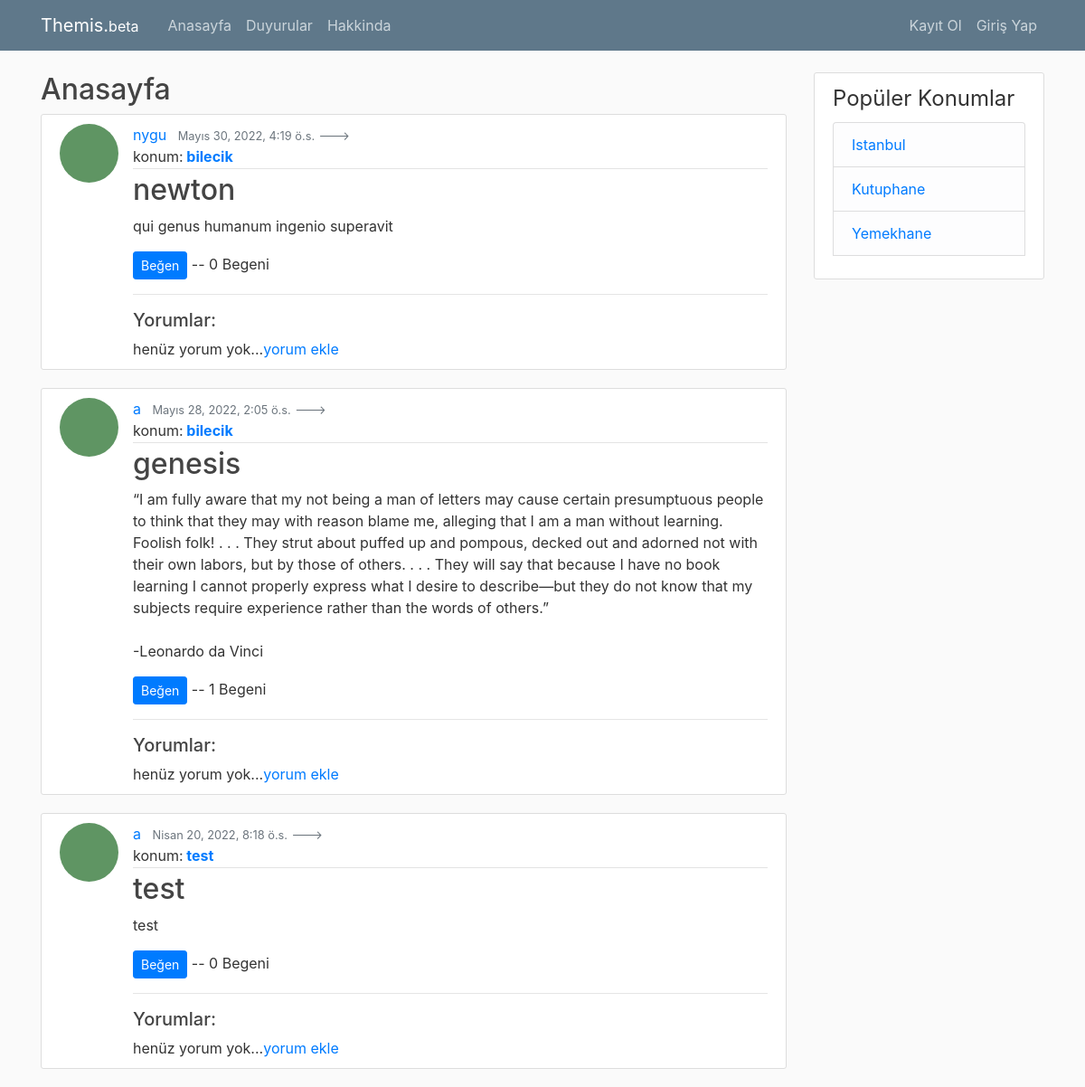
Before: / with the older database file.
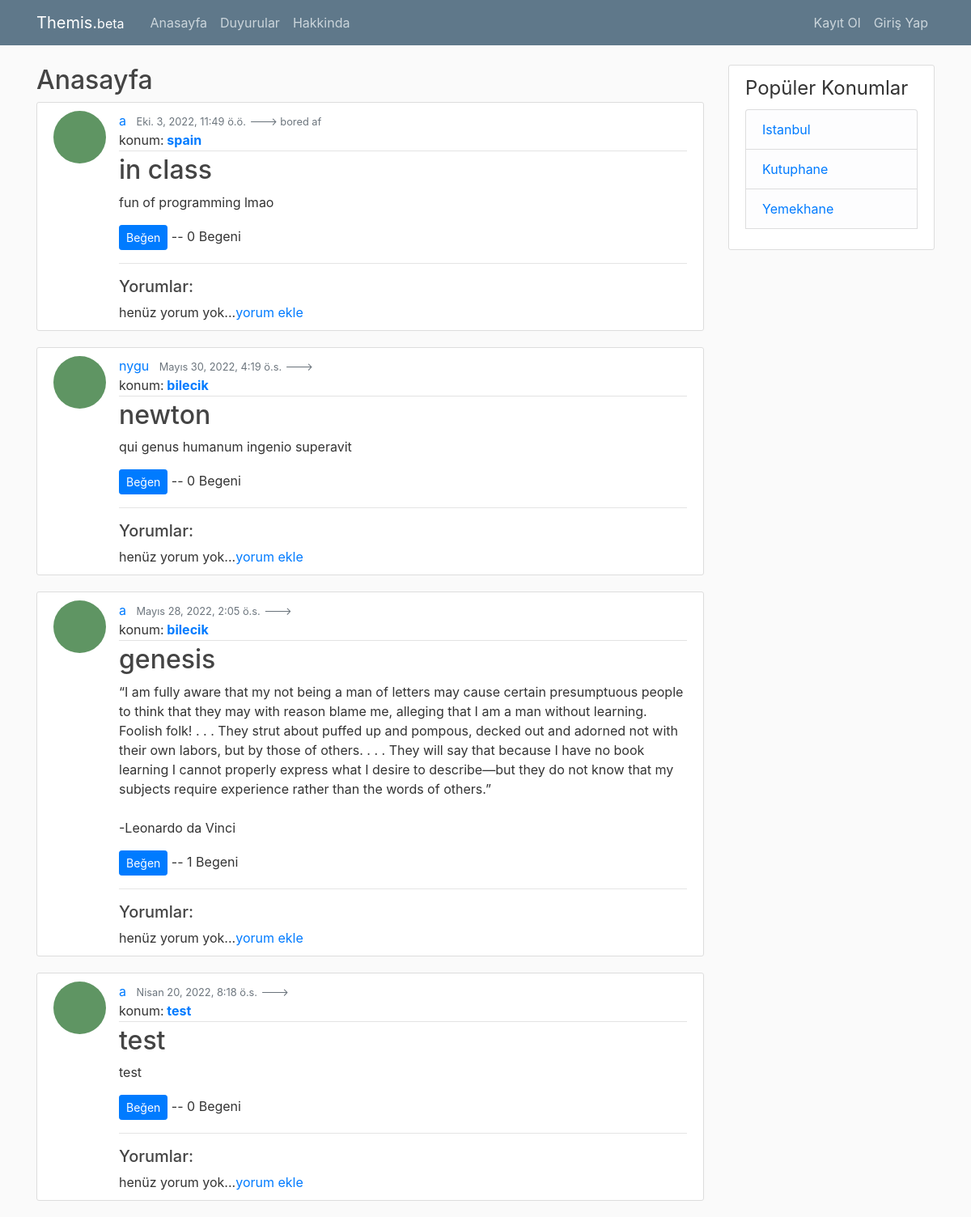
After: the same page with the newer database file.
### blog/models.py (models this page shows, shortened)
class Post(models.Model):
    title = models.CharField(max_length=100)
    content = models.TextField(default="")
    date_posted = models.DateTimeField(default=timezone.now)
    author = models.ForeignKey(User, on_delete=models.CASCADE)  #if is deleted than delete their posts
    location = models.CharField(max_length=100, default="")
    tags = TaggableManager()
    likes = models.ManyToManyField(User, related_name='blog_posts')
    mood = models.CharField(max_length=20, default="")
    def total_likes(self):
        return self.likes.count()

### users/models.py (models this page shows, shortened)
class Profile(models.Model):
	user = models.OneToOneField(User, on_delete=models.CASCADE) #with user modele have a one to one relationship--- İF USER DELETED DELETE THE PROFILE
	image = models.ImageField(default='default.jpg', upload_to='profile-pics')

### blog/views.py (the view)
# urls.py: path('', PostListView.as_view(), name="blog-home"), #has a empty strting bc its already proccessed blog part in main urls
class PostListView(ListView):
	model = Post
	template_name = 'blog/home.html'
	context_object_name = 'posts'
	ordering = ['-date_posted']
	paginate_by = 99

### blog/templates/blog/home.html (shortened to what this page needs)
{% extends "blog/base.html" %}
{% block content%}
	<h2>Anasayfa</h2>
	{% for post in posts %}
		<article class="media content-section">
		  <img class='rounded-circle article-img' src="{{ post.author.profile.image.url }}">
		  <div class="media-body">
		    <div class="article-metadata">
		      <a class="mr-2" href="{% url 'user-posts' post.author.username %}">{{ post.author }}</a>
		      <small class="text-muted ml-12">{{ post.date_posted}}</small>
		      <small class="text-muted">---> {{ post.mood }}</small>
		      <br>
		       {% for tag in post.tags.all %}
                    konum:<strong> <a href="{% url 'tagged' tag.slug %}">{{ tag.name }}</a> </strong></a>
              {% endfor %}
		    </div>
		    <h2><a class="article-title" href="{% url 'post-detail' post.id %}">{{ post.title }}</a></h2>
		    <p class="article-content">{{ post.content }}</p>
		    <div>
			    <form action="{% url 'like_post' post.pk%}"
			    method="POST">
			    	<button type="submit", name="post_id", value="{{ post.id }}", class="btn btn-primary btn-sm">Beğen</button> -- {{ post.total_likes }} Begeni
				</form>
				<hr>
			    <h5>Yorumlar:</h5>
			    {% if not post.comments.all %}
			    	henüz yorum yok...<a href="{% url 'add_comment' post.pk %}">yorum ekle</a>
			    {% endif %}
		    </div>
		  </div>
		</article>
	{% endfor %}
{% endblock content %}

Changed rows visible on the page:
added Post: author.profile.image (placeholder picture), author "a", date_posted "Eki. 3, 2022, 11:49 ö.ö.", mood "bored af", title "in class", content "fun of programming lmao", total_likes "0", shows "henüz yorum yok..."
added Tag: name "spain", shown under "a"
